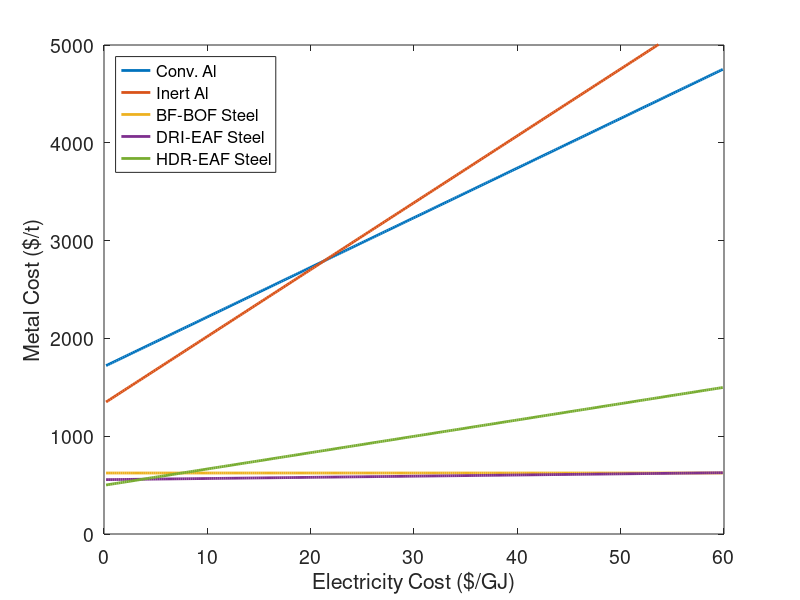
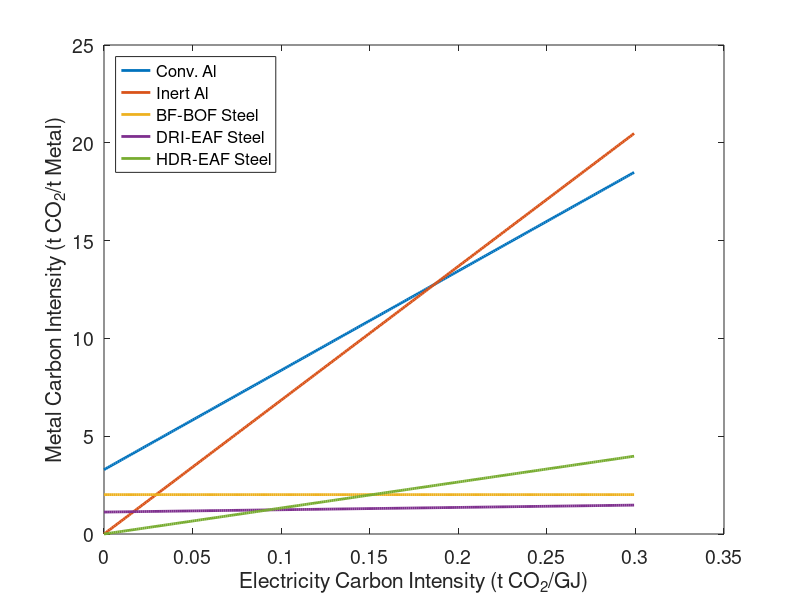
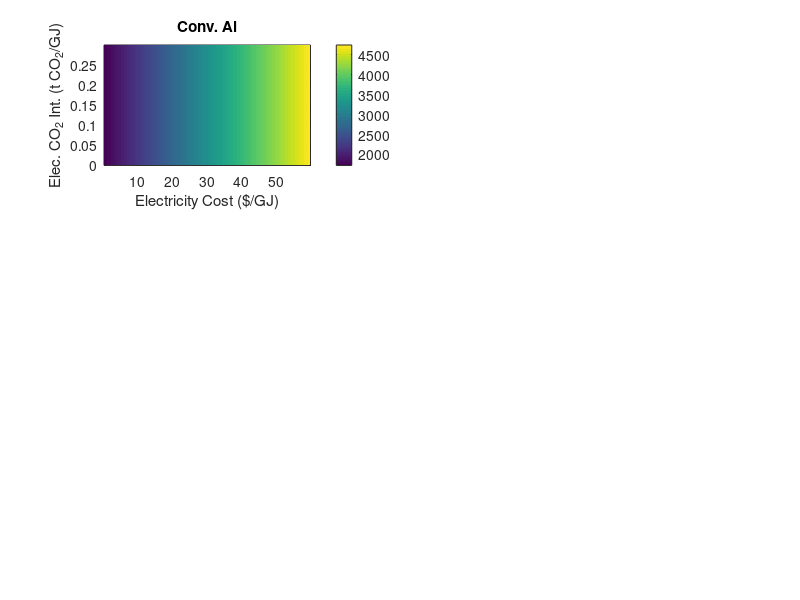

Write the MATLAB code that produced these figures, in order. (Note: this script raises an error after producing the figures.)
% Samuel Faucher
% Orca Sciences
% November 2024

% Four futures

% Reproducibility edits (2026): see README.md, 'Changes from the original code'.

function figure3_abatement_costs % with carbon cost, weighting, actual emissions, and matrix elasticity

%% Metal cost versus electricity price
close all

cost=costfun(); % Elec price (cents/kWh, Conv Al $/t, Inert Al $/t BF $/t, DRI $/t, HDR $/t)
cost(:,1)=cost(:,1)*2.78; % Convert elec price to $/GJ
figure(1),clf
hold on
for i=2:6
    plot(cost(:,1),cost(:,i),'LineWidth',2)
end
ylim([0 5000])
xlabel('Electricity Cost ($/GJ)')
ylabel('Metal Cost ($/t)')
set(gca,'FontSize',14)
legend({'Conv. Al','Inert Al','BF-BOF Steel','DRI-EAF Steel','HDR-EAF Steel'},'location','northwest','fontsize',12)
set(gcf,'position',[100,100,350,350]) % x0, y0, height, width
box on

%% CO2 versus Electricity CO2 intensity
carbon=carbonfun();
carbon(:,1)=carbon(:,1)*.2778; % convert carbon intensity from kg/kWh to t/GJ
figure(2),clf
hold on
for i=2:6
    plot(carbon(:,1),carbon(:,i),'LineWidth',2)
end
xlabel('Electricity Carbon Intensity (t CO_2/GJ)')
ylabel('Metal Carbon Intensity (t CO_2/t Metal)')
set(gca,'FontSize',14)
legend({'Conv. Al','Inert Al','BF-BOF Steel','DRI-EAF Steel','HDR-EAF Steel'},'location','northwest','fontsize',12)
set(gcf,'position',[100,100,350,350]) % x0, y0, height, width
box on


%% Cost and CO2 for each of five pathways

prod0=[70,1500]; % current production Mt/yr metal
eta=0.59; % kg Al required/kg steel required
carboncost=0; % carbon price ($/t CO2)
k=20;  % baseline 10
xelast=2; %.59; % baseline % cross elasticity between Al and steel
elast=[-.2 xelast;xelast -.18];

res=zeros(size(cost,1),size(carbon,1),22); 
% 1-5 cost pathways $/t, 6-10 emissions density pathways t CO2/t metal, 
% 11-15 production pathways Mt/y, 16-20 total emissions pathways 1-5 Mt CO2/y

for i=1:size(res,1)
    for j=1:size(res,2)
        res(i,j,1:5)=cost(i,2:6)+carboncost.*carbon(j,2:6);
        res(i,j,6:10)=carbon(j,2:6);
    end
end
titles={'Conv. Al','Inert Al','BF-BOF Steel','DRI-EAF Steel','HDR-EAF Steel'};

figure(3),clf
for i=1:5
    subplot(3,2,i),h=pcolor(cost(:,1),carbon(:,1),res(:,:,i)');
    title(titles(i))
    set(h,'EdgeColor','none');
    colorbar
    %clim([0 5000])
    xlabel('Electricity Cost ($/GJ)')
    ylabel('Elec. CO_2 Int. (t CO_2/GJ)')
    sgtitle('Metal Cost ($/t Metal)')
end

figure(4),clf
for i=1:5
    subplot(3,2,i),h=pcolor(cost(:,1),carbon(:,1),res(:,:,i+5)');
    title(titles(i))
    set(h,'EdgeColor','none');
    colorbar
    %clim([0 8])
    xlabel('Electricity Cost ($/GJ)')
    ylabel('Elec. CO_2 Int. (t CO_2/GJ)')
    sgtitle('Metal Carbon Intensity (t CO_2/t Metal)')
end


%% Cost of CO2 emissions reductions ($/t CO2)



for i=1:size(cost,1)
    for j=1:size(carbon,1)
        delta(i,j,1)=res(i,j,2)-res(i,j,1); % Al cost difference ($/t)
        delta(i,j,2)=res(i,j,5)-(res(i,j,4)+res(i,j,3))/2; % Steel cost difference ($/t)
        delta(i,j,3)=res(i,j,7)-res(i,j,6); % Al CO2 difference (t CO2/t metal)
        delta(i,j,4)=res(i,j,10)-(res(i,j,9)+res(i,j,8))/2; % Steel CO2 difference (t CO2/t metal)
    end
end

figure(5),clf
titles2={'Al Cost \Delta, Elec - Conv ($/t)','Steel Cost \Delta, Elec - Conv ($/t)','Al CO_2 \Delta, Elec - Conv (t CO_2/t)','Steel CO_2 \Delta, Elec - Conv (t CO_2/t)'};
for i=1:4
    subplot(2,2,i),h=pcolor(cost(:,1),carbon(:,1),delta(:,:,i)');
    if i<2.5
        caxis([-400 900])
    else
        caxis([-4 2])
    end
    title(titles2(i))
    set(h,'EdgeColor','none');
    colorbar
    xlabel('Electricity Cost ($/GJ)')
    ylabel('Elec. CO_2 Int. (t CO_2/GJ)')
end

delta2=NaN([size(delta,1),size(delta,2),2]);
for i=1:size(delta,1)
    for j=1:size(delta,2)
        if delta(i,j,3)<0 % If Al electrification can achieve CO2 savings
            delta2(i,j,1)=-delta(i,j,1)/delta(i,j,3);
        end
        if delta(i,j,4)<0 % If steel electrification can achieve CO2 savings
            delta2(i,j,2)=-delta(i,j,2)/delta(i,j,4);
        end
    end
end

[past,fut]=overtime();

figure(6),clf
%colormap jet
subplot(1,2,1)
h=pcolor(cost(:,1),carbon(:,1),delta2(:,:,1)');
%alpha(h,0.5)
title('Abatement Cost - Aluminum')
set(h,'EdgeColor','none');
cb=colorbar('southoutside');
cb.Ticks = [-200 0 200 400 600 800 1000];
cb.TickLabels={'<0','0','200','400','600','800','1000'}
cb.Ruler.TickLabelRotation=0;
xlabel('Electricity Cost ($/GJ)')
ylabel('Carbon Intensity of Electricity (t CO_2/GJ)')
ylim([0 0.2])
caxis([-200 1000])
hold on
plot(past(:,2),past(:,3),'-','LineWidth',3,'Color',[.4 .4 .4])
inds=1:6:52;
scatter(past(inds,2),past(inds,3),200,'filled',"square",'MarkerFaceColor',[.4 .4 .4])
plot(fut(:,2),fut(:,3),'-','LineWidth',3,'Color',[0 0 0])
inds=1:6:30;
scatter(fut(inds,2),fut(inds,3),200,'filled',"square",'MarkerFaceColor',[0 0 0])%l=legend({'',['EIA US History' newline '(1973-2024)'],['EIA US Projection' newline '(2024-2050)']},'Location','North','AutoUpdate','off','EdgeColor','none')
set(gca,'FontSize',24,'LineWidth',2)
set(gca, 'layer', 'top');

subplot(1,2,2)
h=pcolor(cost(:,1),carbon(:,1),delta2(:,:,2)');
title('Abatement Cost - Steel')
set(h,'EdgeColor','none');
greys = [.85 .85 .85];
greys = repmat(greys,20,1);
colormap([greys;rdylbu(100)]) % rdylbu replaces third-party brewermap(100,'RdYlBu')
cb=colorbar('southoutside');
cb.Ticks = [-200 0 200 400 600 800 1000];
cb.TickLabels={'<0','0','200','400','600','800','1000'}
cb.Ruler.TickLabelRotation=0;
xlabel('Electricity Cost ($/GJ)')
ylabel('Carbon Intensity of Electricity (t CO_2/GJ)')
ylim([0 0.2])
caxis([-200 1000])
hold on
plot(past(:,2),past(:,3),'-','LineWidth',3,'Color',[.4 .4 .4])
inds=1:6:52;
scatter(past(inds,2),past(inds,3),200,'filled',"square",'MarkerFaceColor',[.4 .4 .4])
plot(fut(:,2),fut(:,3),'-','LineWidth',3,'Color',[0 0 0])
inds=1:6:30;
scatter(fut(inds,2),fut(inds,3),200,'filled',"square",'MarkerFaceColor',[0 0 0])
%l=legend({'',['EIA US History' newline '(1973-2024)'],['EIA US Projection' newline '(2024-2050)']},'Location','North','AutoUpdate','off','EdgeColor','none')
set(gcf,'position',[100,100,1200,650]) % x0, y0, height, width
set(gca,'FontSize',24,'LineWidth',2)
set(gca, 'layer', 'top');

% Find abatement cost in 2050 for aluminum and steel
iii=find(cost(:,1)>fut(1,2),1);
jjj=find(carbon(:,1)>fut(1,3),1);
al2050=delta2(iii,jjj,1);
steel2050=delta2(iii,jjj,2);
fprintf('2050 abatement cost (EIA projection: %.2f $/GJ, %.4f t CO2/GJ; nearest grid point above)\n',fut(1,2),fut(1,3));
fprintf('  Aluminum: %.1f $/t CO2\n  Steel:    %.1f $/t CO2\n',al2050,steel2050);

%% Predict $/t CO2 for each year
alltime=zeros(size(past,1)+size(fut,1),5); % was zeros(78,5): 52+27=79 rows caused a size-mismatch error
alltime(:,1:3)=[past(:,:);flipud(fut)];
alltime(:,4)=interp2(cost(:,1),carbon(:,1),delta2(:,:,1)',alltime(:,2),alltime(:,3)); % Interp from cost difference array
alltime(:,5)=interp2(cost(:,1),carbon(:,1),delta2(:,:,2)',alltime(:,2),alltime(:,3)); % Interp from cost difference array
end

function carbon=carbonfun()

esens=[1,0,0,0,0,0,1,0,0]; % Sensitivity of co2 to electricity co2 intensity

cost0=[5.5266048	7.4458368	0	0.1292544	0.6188544
1.515056	0	0.288834	1.12148	0
0	0	0	0	0
1.77363	0	0	0	0
0	0	1.724016	0	0
0	0	0	0	0
0	0	0	0	0.82722816
0	0	0	0	0
0	0	0	0	0]; % ($/t)

elec=.3917; % electricity co2 intensity (kg/kWh)
efactor=[0:.01:2.75]; %[.01:.01:2.75];

for i=1:length(efactor)
    res(i,1)=efactor(i)*elec; % price of electricity (cents/kWh)
    
    for j=1:5
        cost1(:,j)=cost0(:,j)+(efactor(i)-1)*esens(:).*cost0(:,j);
        res(i,j+1)=sum(cost1(:,j));
    end
end

carbon=res; % Carbon intensity of elec (kg CO2/kWh), emissions of 5 processes (kg CO2/kg metal)
end

function cost=costfun() % 

esens=[1,0,0,0,0,0,0.567,0,0]; % Sensitivity of cost to electricity price
esens=[1,0,0,0,0,0,1,0,0];


cost0=[1013.1	1364.9	0.0	23.7	113.4
140.3	0.0	26.8	103.9	0.0
163.7	163.7	0.0	0.0	0.0
154.8	0.0	0.0	0.0	0.0
0.0	0.0	137.8	0.0	0.0
0.0	0.0	174.3	174.3	174.3
0.0	0.0	0.0	0.0	220.0
920.1	839.8	116.4	109.1	155.2
332.7	332.7	168.3	168.3	168.3]; % ($/t)

elec=7.18; % electricity price (cents/kWh)
efactor=[.01:.01:3]; % multiplication factor

for i=1:length(efactor)
    res(i,1)=efactor(i)*elec; % price of electricity (cents/kWh)
    
    for j=1:5
        cost1(:,j)=cost0(:,j)+(efactor(i)-1)*esens(:).*cost0(:,j);
        res(i,j+1)=sum(cost1(:,j));
    end
end

cost=res; % First column elec cost (c/kWh), then metal costs ($/t)
end

function prod=prodfun(costs,k,elast,eta)

c=zeros(5);
for i=1:size(costs,1)
    for j=1:size(costs,2)
        
        c=costs(i,j,:);

% Calculate weights within each metal using k
alpossible=c(1:2); % Possible prices
steelpossible=c(3:5);
kk=k; % Logistic parameter

% Al weights
costdiff=alpossible/min(alpossible)-1;
weights1=0.5*exp(-kk.*costdiff); % not normalized weights
alweights=weights1/(sum(weights1));
% Steel weights
costdiff=steelpossible/min(steelpossible)-1;
weights1=0.5*exp(-kk.*costdiff); % not normalized weights
weights1(2:3)=weights1(2:3)*.5; % MULTIPLY DIRTY STEEL PATHWAYS BY 1/2
steelweights=weights1/(sum(weights1));
alprice=dot(alpossible,alweights);
steelprice=dot(steelpossible,steelweights);


% Calculate total aluminum and steel production using elast
demand0=[70 1500]; % Demand for Al, steel Mt/yr
pricerat0=[3.188,1]; %1430/534; % Price ratio at current demand
% NOTE I CHANGED THIS PRICERAT FROM MY OWN ESTIMATIONS TO AN ARBITRARY VALUE TO MAKE THE TOTAL STEEL/ALUMINUM DEMAND 
% BE ACCURATE AT CURRENT ELECTRICITY COST
pricerat1=alprice/steelprice;

%{
thresh=demand0(2)/demand0(1)*eta;
perchange(i)=(pricerat1-pricerat)/pricerat*100; % percent change
deltad(i)=elast*perchange(i); % change in aluminum demand (%)
if deltad(i)<-1
    deltad(i)=-1;
end
if deltad(i)>thresh
    deltad(i)=thresh;
end
deltad2(i)=demand0(1)*deltad(i); % change in aluminum demand (Mt/y)
demand1=[demand0(1)+deltad2(i)  demand0(2)-deltad2(i)/eta];
%}

demand1=demandcalc(demand0,pricerat0,pricerat1,elast,eta);

prod(i,j,1:5)=[reshape(demand1(1).*alweights,[1 2 1]) reshape(demand1(2).*steelweights,[1 3 1])];
    end
end


end



function Dout=demandcalc(D0nl,P0nl,pricerat,eps,eta)
%D0nl=[70; 1500]; % current demand non log
%P0nl=[1430; 534]; % current price non log
P=[pricerat,1]; % [1400;700];
D0=log(D0nl)';
P0=log(P0nl)';
P1=log(P)';
D1=D0+eps*(P1-P0);
D1nl=exp(D1); % Not normalized, not log
quant=[1/eta,1]; % equivalence to t steel equiv
% Normalize D1nl to Dout, given substitution ratio
Dout=D1nl'.*dot(D0nl',quant)./dot(D1nl',quant);
end






function [past,fut]=overtime() % year, elec price $/GJ, grid intensity t/GJ

% year, elec price $/GJ, carbon intensity kg/GJ
past=[1973	25.46077327	191.6457928
1974	29.98563218	185.7865972
1975	33.94284387	180.0176492
1976	33.6218512	184.0572698
1977	35.87389989	188.3571756
1978	37.34406953	182.0249251
1979	37.13096878	186.2276734
1980	39.04682443	188.1543784
1981	41.13540521	188.5447608
1982	45.05613126	184.4009614
1983	43.65378179	183.7281085
1984	40.42432628	183.6437621
1985	40.16569857	183.2191672
1986	39.11538169	181.1793645
1987	36.51331426	182.5249166
1988	34.54811214	181.3697542
1989	33.10026882	171.8605228
1990	31.53653405	166.931439
1991	30.83764684	164.87244
1992	29.93647541	165.6480802
1993	29.18670704	166.3461025
1994	27.98861336	165.9095568
1995	26.58962161	162.1100985
1996	25.49447631	163.7272884
1997	24.54338006	166.8608812
1998	23.9002045	167.774595
1999	23.12277411	165.384396
2000	23.43128146	168.4898507
2001	24.79613683	168.6008007
2002	23.58847508	164.4932745
2003	24.14984149	165.6019535
2004	24.16787983	164.1361531
2005	25.51312084	165.1577371
2006	26.57060185	160.9961449
2007	26.80481187	161.8754018
2008	28.1106162	159.8731372
2009	27.68405528	151.6429214
2010	26.99801504	152.8639755
2011	26.36518493	146.992373
2012	25.26251049	139.6291716
2013	25.7190347	140.0045165
2014	26.0798597	138.996777
2015	25.35185591	130.2049907
2016	24.49254952	123.9840629
2017	24.4073651	119.9515177
2018	23.96395428	117.210143
2019	23.16331061	108.7796116
2020	22.41064264	100.4626159
2021	23.04169588	104.9380619
2022	24.63215278	101.0163012
2023	22.94535609	94.34829659
2024	22.47222222	90.19715441];

fut=[2050	22.24057177	64.35173471
2049	22.45080402	64.62342377
2048	22.59621843	64.97106183
2047	22.67755078	65.13170084
2046	22.82539825	65.53479219
2045	22.96819227	65.88963621
2044	23.02345846	66.3949038
2043	23.03164349	66.85227845
2042	23.07488435	67.56621932
2041	23.06461046	68.01419647
2040	22.91182354	68.34730845
2039	22.726986	69.080028
2038	22.46818635	69.49777933
2037	22.16722245	69.88798023
2036	21.98431577	70.76701716
2035	21.84530224	72.65565635
2034	21.9028717	74.68494091
2033	21.79327937	77.62921026
2032	21.42976817	77.51050771
2031	21.41605008	78.72697251
2030	21.42402747	79.84529232
2029	21.47971911	81.53728715
2028	21.69906063	84.16515171
2027	22.10901877	84.65983888
2026	22.74459967	85.62967096
2025	23.65055528	87.08920123
2024	22.47222222	90.19715441];

%{
past(:,2)=past(:,2)*.36; % convert to cent/kWh
fut(:,2)=fut(:,2)*.36; % convert to cent/kWh
past(:,3)=past(:,3)*.0036; % convert to kg/kWh
fut(:,3)=fut(:,3)*.0036; % convert to kg/kWh
%}
past(:,3)=past(:,3)*.001;
fut(:,3)=fut(:,3)*.001;
end
